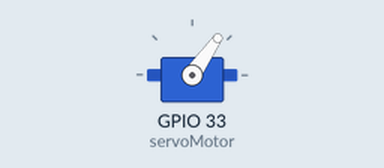
Recording of a sketch running on a simulated ESP32. On the bench: servo.

Above: at 0.05 s.
At 1.0 s:
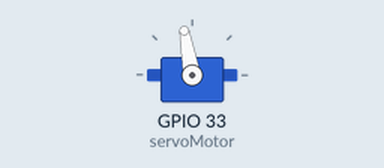
At 2.0 s:
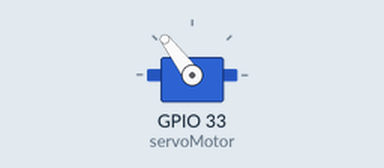
Timing chart, 0 to 4.6 s (numbered marks = the images above):
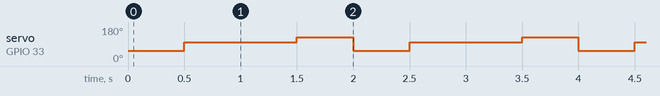

The sketch:

servo.ino
```cpp
// Incluímos la librería para poder controlar el servo
#include <Servo.h>

// Declaramos la variable para controlar el servo
Servo servoMotor;

void setup() {
  // Iniciamos el monitor serie para mostrar el resultado
  Serial.begin(9600);

  // Iniciamos el servo para que empiece a trabajar con el pin 9
  servoMotor.attach(33);
}

void loop() {

  // Desplazamos a la posición 0º
  servoMotor.write(55);
  // Esperamos 1 segundo
  delay(500);

  // Desplazamos a la posición 90º
  servoMotor.write(100);
  // Esperamos 1 segundo
  delay(1000);

  // Desplazamos a la posición 180º
  servoMotor.write(127);
  // Esperamos 1 segundo
  delay(500);
}
```

Measured:
- by itself, servo on GPIO 33 (servoMotor): repeats every 2.0 s: 127° 0.50 s, 55° 0.50 s, 100° 1.0 s
